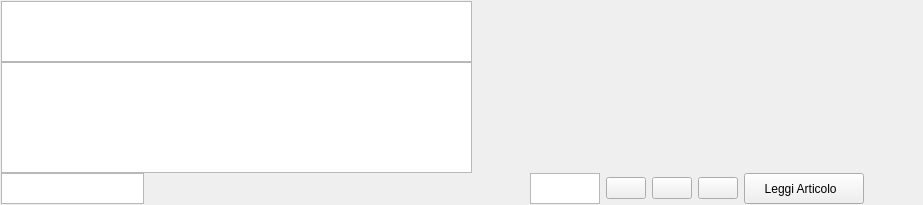
             <widget class="QWidget" name="TabPrincipale">
              <attribute name="title">
               <string>Informazioni Articolo</string>
              </attribute>
              <layout class="QGridLayout" name="gridLayout_9">
               <property name="horizontalSpacing">
                <number>-1</number>
               </property>
               <property name="verticalSpacing">
                <number>0</number>
               </property>
               <property name="margin">
                <number>1</number>
               </property>
               <item row="0" column="0" colspan="11">
                <widget class="QTextBrowser" name="MostraTitolo">
                 <property name="minimumSize">
                  <size>
                   <width>471</width>
                   <height>61</height>
                  </size>
                 </property>
                 <property name="maximumSize">
                  <size>
                   <width>471</width>
                   <height>61</height>
                  </size>
                 </property>
                </widget>
               </item>
               <item row="1" column="0">
                <widget class="QTextBrowser" name="MostraAbstract">
                 <property name="minimumSize">
                  <size>
                   <width>471</width>
                   <height>100</height>
                  </size>
                 </property>
                 <property name="maximumSize">
                  <size>
                   <width>471</width>
                   <height>111</height>
                  </size>
                 </property>
                </widget>
               </item>
               <item row="4" column="1">
                <spacer name="horizontalSpacer_10">
                 <property name="orientation">
                  <enum>Qt::Horizontal</enum>
                 </property>
                 <property name="sizeHint" stdset="0">
                  <size>
                   <width>40</width>
                   <height>20</height>
                  </size>
                 </property>
                </spacer>
               </item>
               <item row="4" column="10">
                <spacer name="horizontalSpacer_11">
                 <property name="orientation">
                  <enum>Qt::Horizontal</enum>
                 </property>
                 <property name="sizeHint" stdset="0">
                  <size>
                   <width>40</width>
                   <height>20</height>
                  </size>
                 </property>
                </spacer>
               </item>
               <item row="4" column="7">
                <widget class="QPushButton" name="ApriPDF_A">
                 <property name="minimumSize">
                  <size>
                   <width>120</width>
                   <height>31</height>
                  </size>
                 </property>
                 <property name="text">
                  <string>Leggi Articolo  </string>
                 </property>
                 <property name="icon">
                  <iconset resource="crystal.qrc">
                   <normaloff>:/icons/crystal/pdficon.png</normaloff>:/icons/crystal/pdficon.png</iconset>
                 </property>
                </widget>
               </item>
               <item row="4" column="6">
                <widget class="QPushButton" name="PreviewArticolo_2">
                 <property name="minimumSize">
                  <size>
                   <width>40</width>
                   <height>0</height>
                  </size>
                 </property>
                 <property name="toolTip">
                  <string>Mostra L'anteprima
dell'articolo</string>
                 </property>
                 <property name="text">
                  <string/>
                 </property>
                 <property name="icon">
                  <iconset resource="crystal.qrc">
                   <normaloff>:/icons/crystal/contents-256.png</normaloff>:/icons/crystal/contents-256.png</iconset>
                 </property>
                 <property name="iconSize">
                  <size>
                   <width>20</width>
                   <height>20</height>
                  </size>
                 </property>
                </widget>
               </item>
               <item row="4" column="5">
                <widget class="QPushButton" name="addFavoriti">
                 <property name="toolTip">
                  <string>Aggiungi ai Preferiti.</string>
                 </property>
                 <property name="text">
                  <string/>
                 </property>
                 <property name="icon">
                  <iconset resource="crystal.qrc">
                   <normaloff>:/icons/crystal/bookmark_add-256.png</normaloff>:/icons/crystal/bookmark_add-256.png</iconset>
                 </property>
                </widget>
               </item>
               <item row="4" column="4">
                <widget class="QPushButton" name="pushButton">
                 <property name="toolTip">
                  <string>Mostra la rivista
contenete questo 
articolo.</string>
                 </property>
                 <property name="text">
                  <string/>
                 </property>
                 <property name="icon">
                  <iconset resource="crystal.qrc">
                   <normaloff>:/icons/crystal/1rightarrow-256.png</normaloff>:/icons/crystal/1rightarrow-256.png</iconset>
                 </property>
                </widget>
               </item>
               <item row="4" column="3">
                <widget class="QTextBrowser" name="MostraNumero">
                 <property name="minimumSize">
                  <size>
                   <width>70</width>
                   <height>31</height>
                  </size>
                 </property>
                 <property name="maximumSize">
                  <size>
                   <width>70</width>
                   <height>31</height>
                  </size>
                 </property>
                </widget>
               </item>
               <item row="4" column="0">
                <widget class="QTextBrowser" name="MostraData">
                 <property name="minimumSize">
                  <size>
                   <width>130</width>
                   <height>31</height>
                  </size>
                 </property>
                 <property name="maximumSize">
                  <size>
                   <width>143</width>
                   <height>31</height>
                  </size>
                 </property>
                </widget>
               </item>
              </layout>
             </widget>
